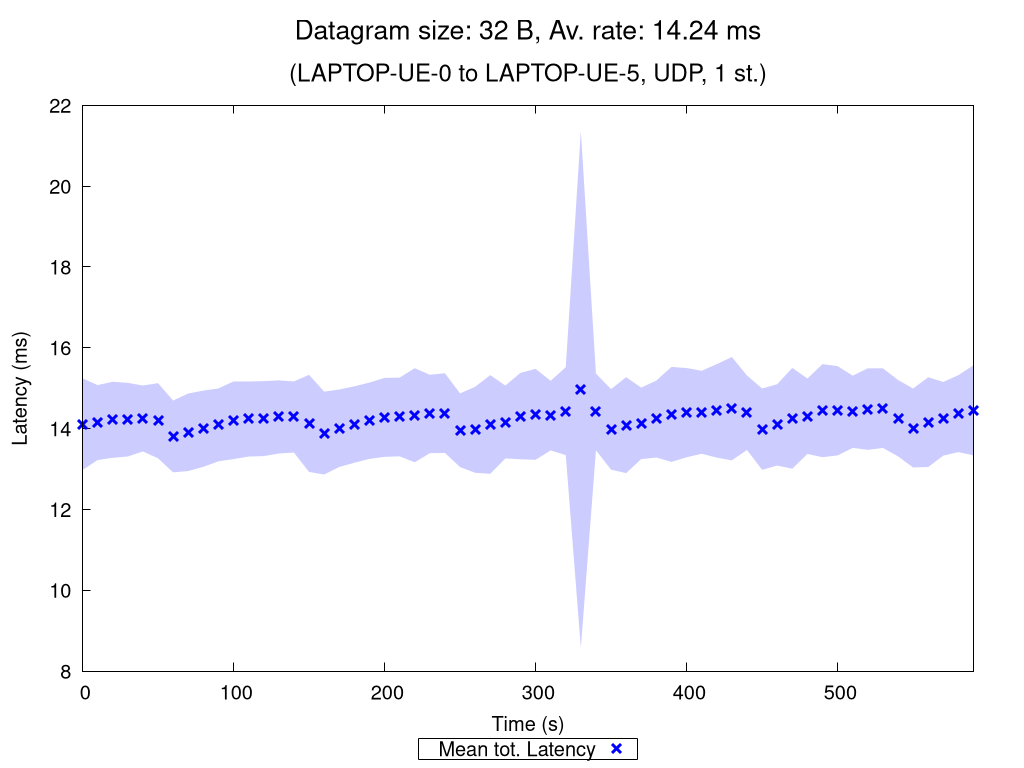

Generate this figure with gnuplot:
set terminal pngcairo nocrop enhanced size 1024,768 font "Verdana,15"
set output "UDP_1_st_2020_10_12_03-43-49_one2two_00032B.png"

set title "{/=20 Datagram size: 32 B, Av. rate: 14.24 ms}\n\n{/=18 (LAPTOP-UE-0 to LAPTOP-UE-5, UDP, 1 st.)}"

set xlabel "Time (s)"
set ylabel "Latency (ms)"
set ytics nomirror
set key bmargin center horizontal box samplen 1 width -1
set bmargin 4.6
set rmargin 4.5

rf = 1.0  # rate factor
set style fill transparent solid 0.2 noborder
set autoscale xfix
plot "UDP_1_st_2020_10_12_03-43-49_one2two_00032B_iperf_processed.dat" using 1:($2/rf-$3/rf):($2/rf+$3/rf) with filledcurves lc rgb "blue" notitle, \
     "" using 1:($2/rf) with points pt 2 ps 1.5 lw 3 lc rgb "blue" title "Mean tot. Latency", \
